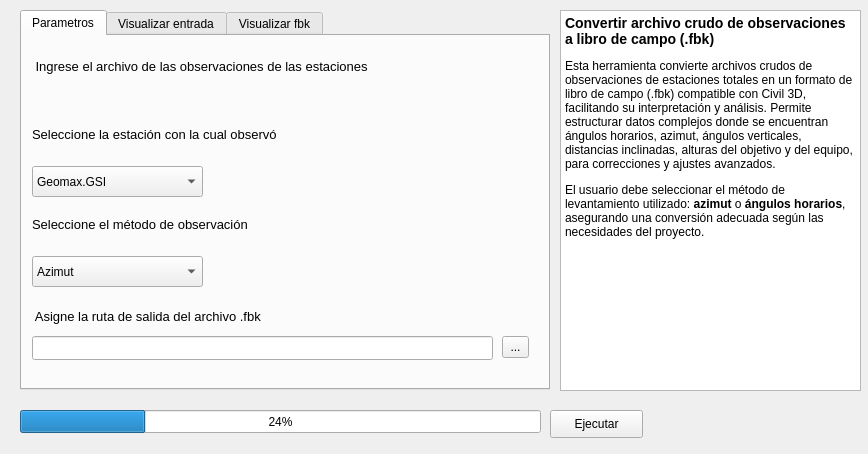
<?xml version="1.0" encoding="UTF-8"?>
<ui version="4.0">
 <class>HSCSITO_ASGDialogBase</class>
 <widget class="QDialog" name="HSCSITO_ASGDialogBase">
  <property name="geometry">
   <rect>
    <x>0</x>
    <y>0</y>
    <width>868</width>
    <height>454</height>
   </rect>
  </property>
  <property name="windowTitle">
   <string>Convertir archivo crudo de observaciones a libro de campo (.fbk)</string>
  </property>
  <widget class="QTabWidget" name="tabWidget">
   <property name="geometry">
    <rect>
     <x>20</x>
     <y>10</y>
     <width>530</width>
     <height>380</height>
    </rect>
   </property>
   <property name="whatsThis">
    <string>&lt;html&gt;&lt;head/&gt;&lt;body&gt;&lt;p&gt;&lt;br/&gt;&lt;/p&gt;&lt;/body&gt;&lt;/html&gt;</string>
   </property>
   <property name="layoutDirection">
    <enum>Qt::LeftToRight</enum>
   </property>
   <property name="currentIndex">
    <number>0</number>
   </property>
   <property name="usesScrollButtons">
    <bool>true</bool>
   </property>
   <property name="documentMode">
    <bool>false</bool>
   </property>
   <property name="tabsClosable">
    <bool>false</bool>
   </property>
   <property name="movable">
    <bool>false</bool>
   </property>
   <property name="tabBarAutoHide">
    <bool>false</bool>
   </property>
   <widget class="QWidget" name="tab">
    <attribute name="title">
     <string>Parametros</string>
    </attribute>
    <widget class="QLabel" name="label_entrada">
     <property name="geometry">
      <rect>
       <x>10</x>
       <y>20</y>
       <width>481</width>
       <height>21</height>
      </rect>
     </property>
     <property name="font">
      <font>
       <pointsize>10</pointsize>
      </font>
     </property>
     <property name="text">
      <string> Ingrese el archivo de las observaciones de las estaciones</string>
     </property>
    </widget>
    <widget class="QgsFileWidget" name="mQgsFileWidget_input">
     <property name="geometry">
      <rect>
       <x>10</x>
       <y>50</y>
       <width>501</width>
       <height>24</height>
      </rect>
     </property>
    </widget>
    <widget class="QLabel" name="label_estacion">
     <property name="geometry">
      <rect>
       <x>10</x>
       <y>90</y>
       <width>471</width>
       <height>16</height>
      </rect>
     </property>
     <property name="font">
      <font>
       <pointsize>10</pointsize>
      </font>
     </property>
     <property name="text">
      <string>Seleccione la estación con la cual observó</string>
     </property>
    </widget>
    <widget class="QLabel" name="label_salida_2">
     <property name="geometry">
      <rect>
       <x>10</x>
       <y>180</y>
       <width>291</width>
       <height>16</height>
      </rect>
     </property>
     <property name="font">
      <font>
       <pointsize>10</pointsize>
      </font>
     </property>
     <property name="text">
      <string>Seleccione el método de observación</string>
     </property>
    </widget>
    <widget class="QLabel" name="label_salida">
     <property name="geometry">
      <rect>
       <x>10</x>
       <y>270</y>
       <width>311</width>
       <height>21</height>
      </rect>
     </property>
     <property name="font">
      <font>
       <pointsize>10</pointsize>
      </font>
     </property>
     <property name="text">
      <string> Asigne la ruta de salida del archivo .fbk</string>
     </property>
    </widget>
    <widget class="QLineEdit" name="lineEdit_salida">
     <property name="geometry">
      <rect>
       <x>10</x>
       <y>300</y>
       <width>461</width>
       <height>24</height>
      </rect>
     </property>
    </widget>
    <widget class="QToolButton" name="toolButton_salida">
     <property name="geometry">
      <rect>
       <x>480</x>
       <y>300</y>
       <width>27</width>
       <height>22</height>
      </rect>
     </property>
     <property name="text">
      <string>...</string>
     </property>
    </widget>
    <widget class="QComboBox" name="fontComboBox">
     <property name="geometry">
      <rect>
       <x>10</x>
       <y>130</y>
       <width>171</width>
       <height>31</height>
      </rect>
     </property>
     <item>
      <property name="text">
       <string>Geomax.GSI</string>
      </property>
     </item>
     <item>
      <property name="text">
       <string>Sanding.GSI</string>
      </property>
     </item>
     <item>
      <property name="text">
       <string>South_362_300</string>
      </property>
     </item>
     <item>
      <property name="text">
       <string>South_362_660</string>
      </property>
     </item>
     <item>
      <property name="text">
       <string>South_345</string>
      </property>
     </item>
    </widget>
    <widget class="QComboBox" name="fontComboBox_obs">
     <property name="geometry">
      <rect>
       <x>10</x>
       <y>220</y>
       <width>171</width>
       <height>31</height>
      </rect>
     </property>
     <item>
      <property name="text">
       <string>Azimut</string>
      </property>
     </item>
     <item>
      <property name="text">
       <string>Ángulos horarios</string>
      </property>
     </item>
    </widget>
   </widget>
   <widget class="QWidget" name="tab_2">
    <attribute name="title">
     <string>Visualizar entrada</string>
    </attribute>
    <widget class="QTextBrowser" name="textEdit_preview">
     <property name="geometry">
      <rect>
       <x>10</x>
       <y>10</y>
       <width>511</width>
       <height>331</height>
      </rect>
     </property>
    </widget>
   </widget>
   <widget class="QWidget" name="tab_3">
    <attribute name="title">
     <string>Visualizar fbk</string>
    </attribute>
    <widget class="QPlainTextEdit" name="textEdit_fbk">
     <property name="geometry">
      <rect>
       <x>10</x>
       <y>10</y>
       <width>511</width>
       <height>331</height>
      </rect>
     </property>
    </widget>
    <widget class="QPushButton" name="processButton_2">
     <property name="geometry">
      <rect>
       <x>420</x>
       <y>20</y>
       <width>61</width>
       <height>21</height>
      </rect>
     </property>
     <property name="text">
      <string>Validar</string>
     </property>
    </widget>
   </widget>
  </widget>
  <widget class="QProgressBar" name="progressBar">
   <property name="geometry">
    <rect>
     <x>20</x>
     <y>410</y>
     <width>521</width>
     <height>23</height>
    </rect>
   </property>
   <property name="value">
    <number>24</number>
   </property>
  </widget>
  <widget class="QPushButton" name="processButton">
   <property name="geometry">
    <rect>
     <x>550</x>
     <y>410</y>
     <width>93</width>
     <height>28</height>
    </rect>
   </property>
   <property name="text">
    <string>Ejecutar</string>
   </property>
  </widget>
  <widget class="QTextBrowser" name="textBrowser_fbk_2">
   <property name="geometry">
    <rect>
     <x>560</x>
     <y>10</y>
     <width>301</width>
     <height>381</height>
    </rect>
   </property>
   <property name="html">
    <string>&lt;!DOCTYPE HTML PUBLIC &quot;-//W3C//DTD HTML 4.0//EN&quot; &quot;http://www.w3.org/TR/REC-html40/strict.dtd&quot;&gt;
&lt;html&gt;&lt;head&gt;&lt;meta name=&quot;qrichtext&quot; content=&quot;1&quot; /&gt;&lt;style type=&quot;text/css&quot;&gt;
p, li { white-space: pre-wrap; }
&lt;/style&gt;&lt;/head&gt;&lt;body style=&quot; font-family:'MS Shell Dlg 2'; font-size:7.8pt; font-weight:400; font-style:normal;&quot;&gt;
&lt;h3 style=&quot; margin-top:14px; margin-bottom:12px; margin-left:0px; margin-right:0px; -qt-block-indent:0; text-indent:0px;&quot;&gt;&lt;span style=&quot; font-size:11pt; font-weight:600;&quot;&gt;Convertir archivo crudo de observaciones a libro de campo (.fbk)&lt;/span&gt;&lt;/h3&gt;
&lt;p style=&quot; margin-top:12px; margin-bottom:12px; margin-left:0px; margin-right:0px; -qt-block-indent:0; text-indent:0px;&quot;&gt;&lt;span style=&quot; font-size:9pt;&quot;&gt;Esta herramienta convierte archivos crudos de observaciones de estaciones totales en un formato de libro de campo (.fbk) compatible con Civil 3D, facilitando su interpretación y análisis. Permite estructurar datos complejos donde se encuentran ángulos horarios, azimut, ángulos verticales, distancias inclinadas, alturas del objetivo y del equipo, para correcciones y ajustes avanzados.&lt;/span&gt;&lt;/p&gt;
&lt;p style=&quot; margin-top:12px; margin-bottom:12px; margin-left:0px; margin-right:0px; -qt-block-indent:0; text-indent:0px;&quot;&gt;&lt;span style=&quot; font-size:9pt;&quot;&gt;El usuario debe seleccionar el método de levantamiento utilizado: &lt;/span&gt;&lt;span style=&quot; font-size:9pt; font-weight:600;&quot;&gt;azimut&lt;/span&gt;&lt;span style=&quot; font-size:9pt;&quot;&gt; o &lt;/span&gt;&lt;span style=&quot; font-size:9pt; font-weight:600;&quot;&gt;ángulos horarios&lt;/span&gt;&lt;span style=&quot; font-size:9pt;&quot;&gt;, asegurando una conversión adecuada según las necesidades del proyecto.&lt;/span&gt;&lt;/p&gt;&lt;/body&gt;&lt;/html&gt;</string>
   </property>
  </widget>
 </widget>
 <customwidgets>
  <customwidget>
   <class>QgsFileWidget</class>
   <extends>QWidget</extends>
   <header>qgsfilewidget.h</header>
  </customwidget>
 </customwidgets>
 <resources/>
 <connections/>
</ui>
